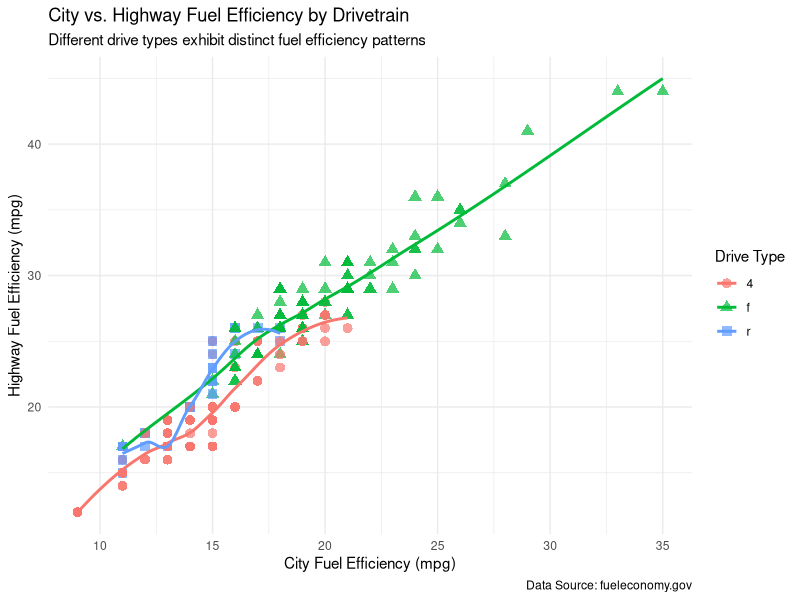
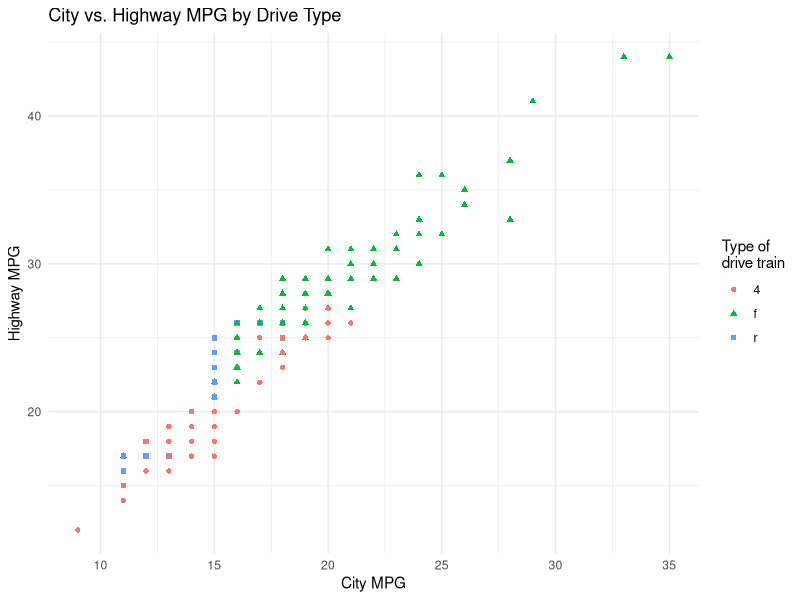
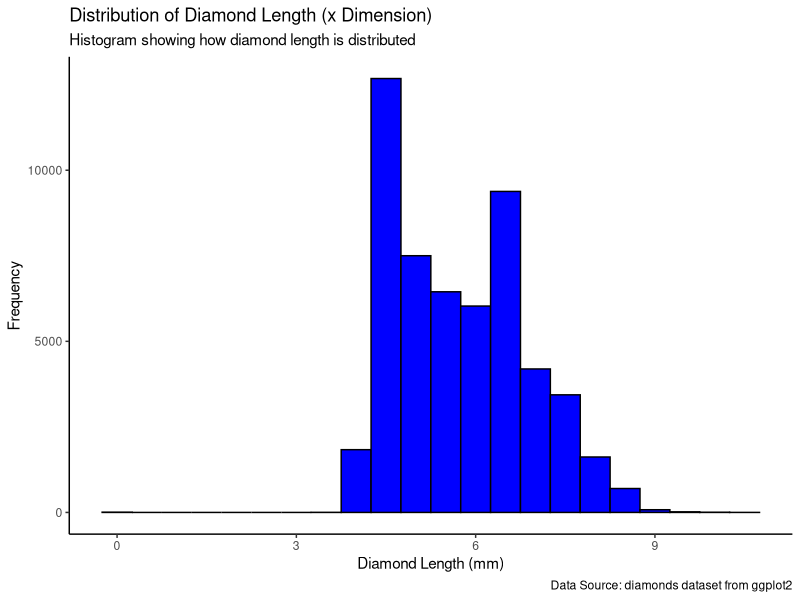
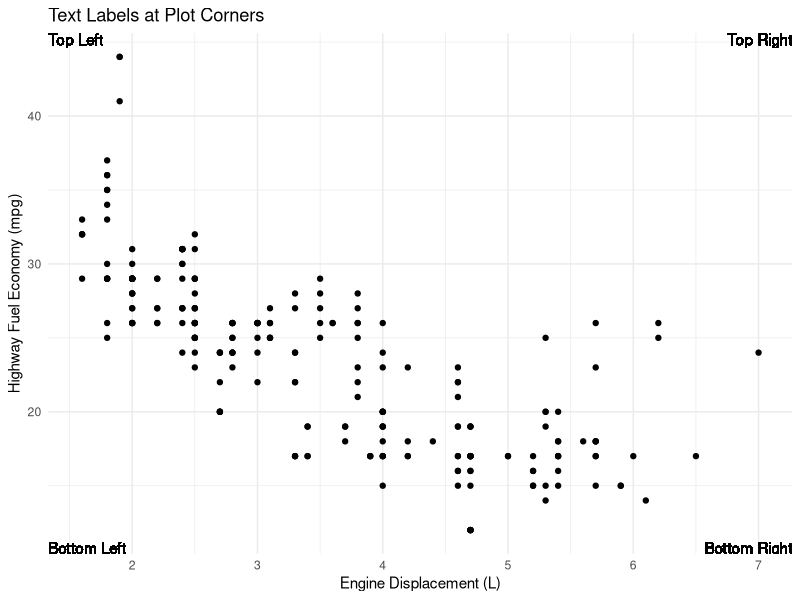
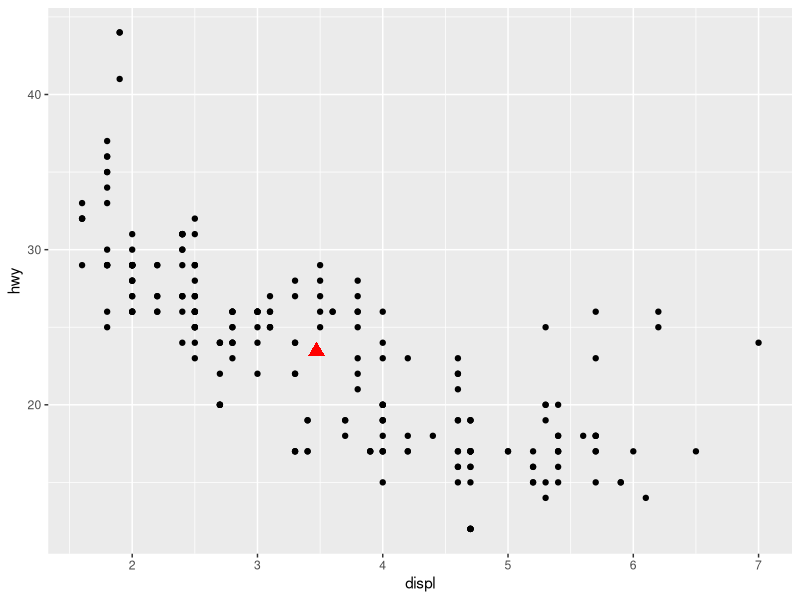
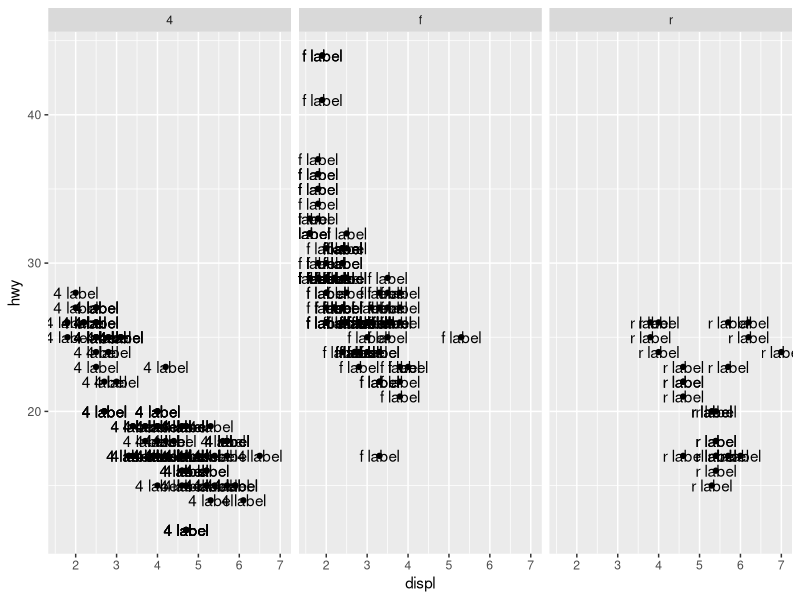
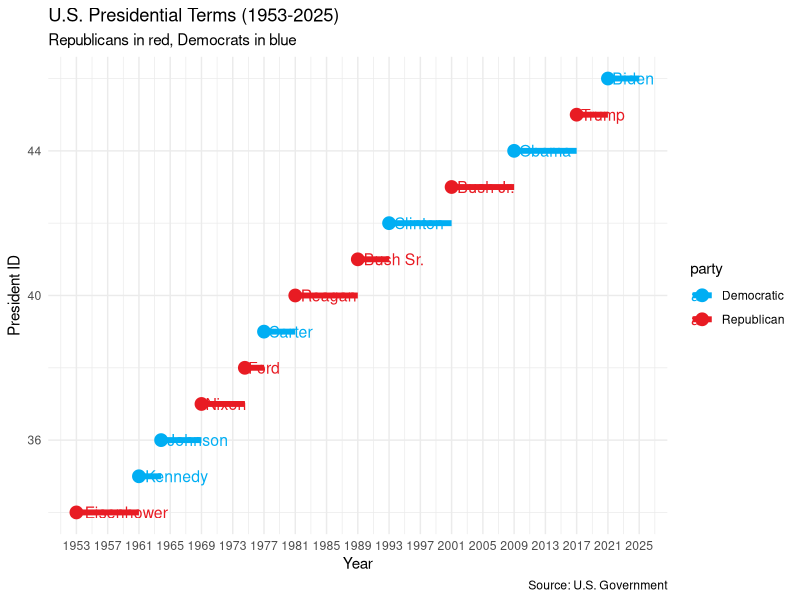
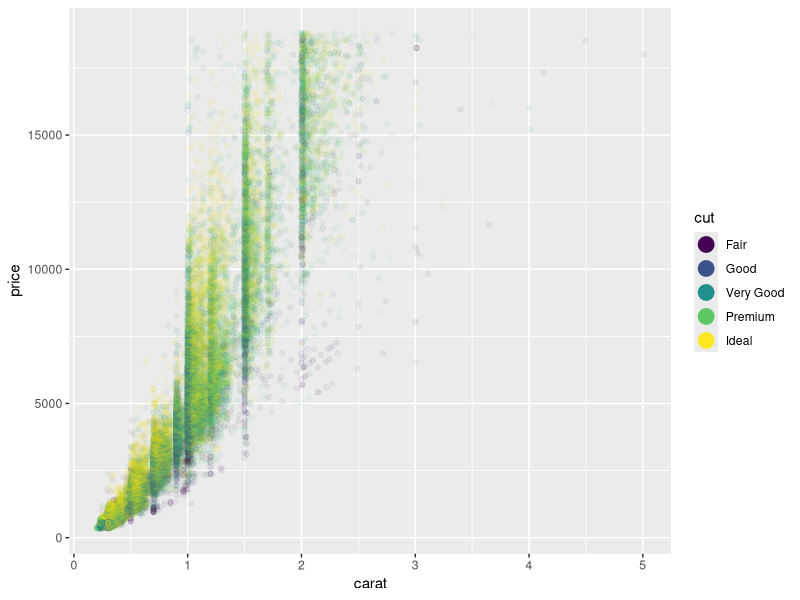

The R source for these figures, in order:
# Load necessary packages
      install.packages("ggrepel")
      install.packages("scales")
      install.packages("hexbin")
      
      library(ggplot2)
      library(dplyr)
      library(ggrepel) 

# Exercise 11.2.1: Customizing Labels in a Scatterplot
# Creating a scatterplot of highway fuel efficiency vs. city fuel efficiency
#1: 
      ggplot(mpg, aes(x = cty, y = hwy, color = drv, shape = drv)) +
        geom_point(size = 3, alpha = 0.7) +  # Points with color and shape based on drivetrain
        geom_smooth(se = FALSE) +  # Adding a smooth trend line
        labs(
          title = "City vs. Highway Fuel Efficiency by Drivetrain",
          subtitle = "Different drive types exhibit distinct fuel efficiency patterns",
          x = "City Fuel Efficiency (mpg)",
          y = "Highway Fuel Efficiency (mpg)",
          color = "Drive Type",
          shape = "Drive Type",
          caption = "Data Source: fueleconomy.gov"
        ) +
        theme_minimal() 
  
  #2: recreating the same plot in the book 
      
      ggplot(mpg, aes(x = cty, y = hwy, color = drv, shape = drv)) +
        geom_point(size = 1.5) +  
        labs(
          title = "City vs. Highway MPG by Drive Type",
          x = "City MPG",
          y = "Highway MPG",
          color = "Type of \ndrive train",
          shape = "Type of \ndrive train"
        ) +
        theme_minimal() 

#3: Using a graphic from ch 10 and enhancing it using what i learned in this section

      ggplot(diamonds, aes(x = x)) + 
        geom_histogram(binwidth = 0.5, fill = "Blue", color = "Black") +
        labs(
          title = "Distribution of Diamond Length (x Dimension)",
          subtitle = "Histogram showing how diamond length is distributed",
          x = "Diamond Length (mm)",
          y = "Frequency",
          caption = "Data Source: diamonds dataset from ggplot2"
        ) +
        theme_classic()

# Exercise 11.3.1: Annotations
# (1) Use geom_text() to place text at the four corners

      ggplot(mpg, aes(x = displ, y = hwy)) +
        geom_point() +
        geom_text(aes(x = Inf, y = Inf, label = "Top Right"), hjust = 1, vjust = 1) +
        geom_text(aes(x = -Inf, y = Inf, label = "Top Left"), hjust = 0, vjust = 1) +
        geom_text(aes(x = Inf, y = -Inf, label = "Bottom Right"), hjust = 1, vjust = 0) +
        geom_text(aes(x = -Inf, y = -Inf, label = "Bottom Left"), hjust = 0, vjust = 0) +
        labs(
          title = "Text Labels at Plot Corners",
          x = "Engine Displacement (L)",
          y = "Highway Fuel Economy (mpg)"
        ) +
        theme_minimal()

# (2) Use annotate() to add a custom point in the middle of the plot

      ggplot(mpg, aes(x = displ, y = hwy)) +
        geom_point() +
        annotate(
          geom = "point", x = mean(mpg$displ), y = mean(mpg$hwy),
          color = "Red", size = 4, shape = 17
        )

# (3) Understanding Labels with Facets

      #When you use geom_text() with faceting, the data is split by the facets, 
      #so labels will be placed accordingly. 
      #To add a label to a single facet, we can filter the data for that facet 
      #To put a different label in each facet, we can include a variable in the label aesthetic thats different from other ones. 
      
      #Here's an example:
      ggplot(mpg, aes(x = displ, y = hwy)) +
        geom_point() +
        facet_wrap(~ drv) +
        geom_text(aes(label = paste(drv, "label")), data = mpg)


# (4) Appearance of geom_label() backgrounds

      #the arguments to geom_text() that control of the backgroud box are:
      #fill, color, label.size, and label.padding

# (5) Exploring the arrow() function in geom_segment()

      #The four arguments to arrow() are:
      # type, angle, length, ends


#Exercices 11.4.6

# Load extra libraries
library(scales)
library(hexbin) 

# (1) Why doesn’t the following code override the default scale?

      # The issue here is that geom_hex() uses fill instead of color.

# (2) What is the first argument to every scale? How does it compare to labs()?

      #scale_*() functions set both labels and other properties for a specific aesthetic (like color or axis). 
      #for example, scale_x_continuous(name = "Engine Size (L)") changes the x-axis label. 
      #however, labs() is a simpler function that only sets labels for multiple aesthetics, like labs(x = "Engine Size (L)", color = "Drive Type").

# (3) Customizing the Presidential Terms Visualization

      library(tibble)
      library(ggplot2)
      presidential_real <- tibble(
        start = as.Date(c("1953-01-20", "1961-01-20", "1963-11-22", "1969-01-20", "1974-08-09", "1977-01-20", 
                          "1981-01-20", "1989-01-20", "1993-01-20", "2001-01-20", "2009-01-20", "2017-01-20", "2021-01-20")),
        end = as.Date(c("1961-01-20", "1963-11-22", "1969-01-20", "1974-08-09", "1977-01-20", "1981-01-20", 
                        "1989-01-20", "1993-01-20", "2001-01-20", "2009-01-20", "2017-01-20", "2021-01-20", "2025-01-20")),
        id = seq(34, 46),
        president = c("Eisenhower", "Kennedy", "Johnson", "Nixon", "Ford", "Carter", "Reagan", "Bush Sr.", 
                      "Clinton", "Bush Jr.", "Obama", "Trump", "Biden"),
        party = c("Republican", "Democratic", "Democratic", "Republican", "Republican", "Democratic", "Republican", 
                  "Republican", "Democratic", "Republican", "Democratic", "Republican", "Democratic")
      )
      
      ggplot(presidential_real, aes(x = start, y = id, color = party)) +
        geom_point(size = 4) +
        geom_segment(aes(xend = end, yend = id), size = 2) +
        geom_text(aes(label = president), hjust = -0.1, vjust = 0.5, size = 4) +
        scale_color_manual(values = c(Republican = "#E81B23", Democratic = "#00AEF3")) +
        scale_x_date(name = "Year", breaks = seq(as.Date("1953-01-20"), as.Date("2025-01-20"), by = "4 years"), date_labels = "%Y") +
        scale_y_continuous(name = "President ID") +
        labs(
          title = "U.S. Presidential Terms (1953-2025)",
          subtitle = "Republicans in red, Democrats in blue",
          caption = "Source: U.S. Government"
        ) +
        theme_minimal()


# (4) Improving the legend with override.aes
        
        ggplot(diamonds, aes(x = carat, y = price)) +
          geom_point(aes(color = cut), alpha = 1/20) +
          guides(color = guide_legend(override.aes = list(size = 5, alpha = 1)))
        
#Exercices 11.5.1:
        install.packages("ggthemes")
        library(ggthemes)
        
        # Scatterplot with ggthemes and axis labels 
        ggplot(mpg, aes(x = displ, y = hwy, color = drv)) +
          geom_point() +
          labs(
            title = "Larger engine sizes tend to have lower fuel economy",
            caption = "Source: https://fueleconomy.gov."
          ) +
          theme_economist() +  # I used the economist theme here
          theme(
            axis.title.x = element_text(color = "blue", face = "bold"),  
            axis.title.y = element_text(color = "blue", face = "bold")   
          )
  
  